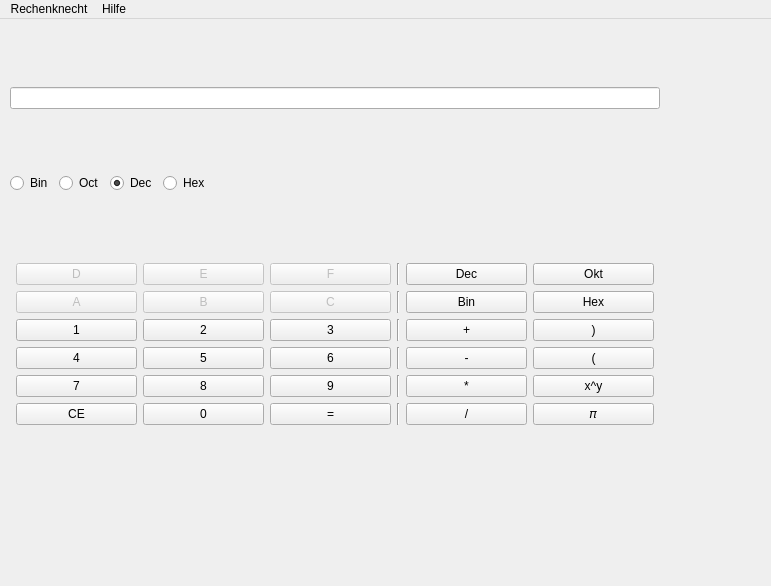
<?xml version="1.0" encoding="UTF-8"?>
<ui version="4.0">
 <class>MainWindow</class>
 <widget class="QMainWindow" name="MainWindow">
  <property name="geometry">
   <rect>
    <x>0</x>
    <y>0</y>
    <width>771</width>
    <height>586</height>
   </rect>
  </property>
  <property name="windowTitle">
   <string>MainWindow</string>
  </property>
  <widget class="QWidget" name="centralwidget">
   <widget class="QWidget" name="verticalLayoutWidget">
    <property name="enabled">
     <bool>true</bool>
    </property>
    <property name="geometry">
     <rect>
      <x>10</x>
      <y>10</y>
      <width>650</width>
      <height>461</height>
     </rect>
    </property>
    <layout class="QVBoxLayout" name="verticalLayout">
     <item>
      <widget class="QLineEdit" name="lineEdit">
       <property name="alignment">
        <set>Qt::AlignRight|Qt::AlignTrailing|Qt::AlignVCenter</set>
       </property>
       <property name="clearButtonEnabled">
        <bool>true</bool>
       </property>
      </widget>
     </item>
     <item>
      <layout class="QHBoxLayout" name="horizontalLayout">
       <item>
        <widget class="QRadioButton" name="radioButton_bin">
         <property name="text">
          <string>Bin</string>
         </property>
        </widget>
       </item>
       <item>
        <widget class="QRadioButton" name="radioButton_oct">
         <property name="text">
          <string>Oct</string>
         </property>
        </widget>
       </item>
       <item>
        <widget class="QRadioButton" name="radioButton_dec">
         <property name="text">
          <string>Dec</string>
         </property>
         <property name="checked">
          <bool>true</bool>
         </property>
        </widget>
       </item>
       <item>
        <widget class="QRadioButton" name="radioButton_hex">
         <property name="text">
          <string>Hex</string>
         </property>
        </widget>
       </item>
       <item>
        <spacer name="horizontalSpacer">
         <property name="orientation">
          <enum>Qt::Horizontal</enum>
         </property>
         <property name="sizeHint" stdset="0">
          <size>
           <width>40</width>
           <height>20</height>
          </size>
         </property>
        </spacer>
       </item>
      </layout>
     </item>
     <item>
      <layout class="QGridLayout" name="gridLayout">
       <property name="leftMargin">
        <number>6</number>
       </property>
       <property name="topMargin">
        <number>6</number>
       </property>
       <property name="rightMargin">
        <number>6</number>
       </property>
       <property name="bottomMargin">
        <number>6</number>
       </property>
       <item row="2" column="2">
        <widget class="QPushButton" name="pushButton_B">
         <property name="enabled">
          <bool>false</bool>
         </property>
         <property name="text">
          <string>B</string>
         </property>
        </widget>
       </item>
       <item row="3" column="5">
        <widget class="QPushButton" name="pushButton_plus">
         <property name="enabled">
          <bool>true</bool>
         </property>
         <property name="text">
          <string>+</string>
         </property>
        </widget>
       </item>
       <item row="6" column="5">
        <widget class="QPushButton" name="pushButton_division">
         <property name="enabled">
          <bool>true</bool>
         </property>
         <property name="text">
          <string>/</string>
         </property>
        </widget>
       </item>
       <item row="2" column="6">
        <widget class="QPushButton" name="pushButton_13">
         <property name="enabled">
          <bool>true</bool>
         </property>
         <property name="text">
          <string>Hex</string>
         </property>
        </widget>
       </item>
       <item row="0" column="3">
        <widget class="QPushButton" name="pushButton_F">
         <property name="enabled">
          <bool>false</bool>
         </property>
         <property name="text">
          <string>F</string>
         </property>
        </widget>
       </item>
       <item row="3" column="3">
        <widget class="QPushButton" name="pushButton_3">
         <property name="enabled">
          <bool>true</bool>
         </property>
         <property name="text">
          <string>3</string>
         </property>
        </widget>
       </item>
       <item row="5" column="3">
        <widget class="QPushButton" name="pushButton_9">
         <property name="enabled">
          <bool>true</bool>
         </property>
         <property name="text">
          <string>9</string>
         </property>
        </widget>
       </item>
       <item row="2" column="3">
        <widget class="QPushButton" name="pushButton_C">
         <property name="enabled">
          <bool>false</bool>
         </property>
         <property name="text">
          <string>C</string>
         </property>
        </widget>
       </item>
       <item row="0" column="5">
        <widget class="QPushButton" name="pushButton_17">
         <property name="enabled">
          <bool>true</bool>
         </property>
         <property name="text">
          <string>Dec</string>
         </property>
        </widget>
       </item>
       <item row="6" column="3">
        <widget class="QPushButton" name="pushButton_equal">
         <property name="enabled">
          <bool>true</bool>
         </property>
         <property name="text">
          <string>=</string>
         </property>
        </widget>
       </item>
       <item row="2" column="0">
        <widget class="QPushButton" name="pushButton_A">
         <property name="enabled">
          <bool>false</bool>
         </property>
         <property name="text">
          <string>A</string>
         </property>
        </widget>
       </item>
       <item row="5" column="0">
        <widget class="QPushButton" name="pushButton_7">
         <property name="enabled">
          <bool>true</bool>
         </property>
         <property name="text">
          <string>7</string>
         </property>
        </widget>
       </item>
       <item row="6" column="6">
        <widget class="QPushButton" name="pushButton_pi">
         <property name="enabled">
          <bool>true</bool>
         </property>
         <property name="text">
          <string>𝜋</string>
         </property>
        </widget>
       </item>
       <item row="3" column="6">
        <widget class="QPushButton" name="pushButton_right_bracket">
         <property name="enabled">
          <bool>true</bool>
         </property>
         <property name="text">
          <string>)</string>
         </property>
        </widget>
       </item>
       <item row="6" column="2">
        <widget class="QPushButton" name="pushButton_0">
         <property name="enabled">
          <bool>true</bool>
         </property>
         <property name="text">
          <string>0</string>
         </property>
        </widget>
       </item>
       <item row="5" column="6">
        <widget class="QPushButton" name="pushButton_sqrt">
         <property name="enabled">
          <bool>true</bool>
         </property>
         <property name="text">
          <string>x^y</string>
         </property>
        </widget>
       </item>
       <item row="5" column="2">
        <widget class="QPushButton" name="pushButton_8">
         <property name="enabled">
          <bool>true</bool>
         </property>
         <property name="text">
          <string>8</string>
         </property>
        </widget>
       </item>
       <item row="0" column="6">
        <widget class="QPushButton" name="pushButton_18">
         <property name="enabled">
          <bool>true</bool>
         </property>
         <property name="text">
          <string>Okt</string>
         </property>
        </widget>
       </item>
       <item row="4" column="3">
        <widget class="QPushButton" name="pushButton_6">
         <property name="enabled">
          <bool>true</bool>
         </property>
         <property name="text">
          <string>6</string>
         </property>
        </widget>
       </item>
       <item row="3" column="0">
        <widget class="QPushButton" name="pushButton_1">
         <property name="enabled">
          <bool>true</bool>
         </property>
         <property name="text">
          <string>1</string>
         </property>
        </widget>
       </item>
       <item row="4" column="0">
        <widget class="QPushButton" name="pushButton_4">
         <property name="enabled">
          <bool>true</bool>
         </property>
         <property name="text">
          <string>4</string>
         </property>
        </widget>
       </item>
       <item row="5" column="5">
        <widget class="QPushButton" name="pushButton_multiplication">
         <property name="enabled">
          <bool>true</bool>
         </property>
         <property name="text">
          <string>*</string>
         </property>
        </widget>
       </item>
       <item row="3" column="2">
        <widget class="QPushButton" name="pushButton_2">
         <property name="enabled">
          <bool>true</bool>
         </property>
         <property name="text">
          <string>2</string>
         </property>
        </widget>
       </item>
       <item row="2" column="5">
        <widget class="QPushButton" name="pushButton_12">
         <property name="enabled">
          <bool>true</bool>
         </property>
         <property name="text">
          <string>Bin</string>
         </property>
        </widget>
       </item>
       <item row="0" column="0">
        <widget class="QPushButton" name="pushButton_D">
         <property name="enabled">
          <bool>false</bool>
         </property>
         <property name="text">
          <string>D</string>
         </property>
        </widget>
       </item>
       <item row="0" column="2">
        <widget class="QPushButton" name="pushButton_E">
         <property name="enabled">
          <bool>false</bool>
         </property>
         <property name="text">
          <string>E</string>
         </property>
        </widget>
       </item>
       <item row="6" column="0">
        <widget class="QPushButton" name="pushButton_clear">
         <property name="enabled">
          <bool>true</bool>
         </property>
         <property name="text">
          <string>CE</string>
         </property>
        </widget>
       </item>
       <item row="4" column="5">
        <widget class="QPushButton" name="pushButton_minus">
         <property name="enabled">
          <bool>true</bool>
         </property>
         <property name="text">
          <string>-</string>
         </property>
        </widget>
       </item>
       <item row="4" column="6">
        <widget class="QPushButton" name="pushButton_left_bracket">
         <property name="enabled">
          <bool>true</bool>
         </property>
         <property name="text">
          <string>(</string>
         </property>
        </widget>
       </item>
       <item row="4" column="2">
        <widget class="QPushButton" name="pushButton_5">
         <property name="enabled">
          <bool>true</bool>
         </property>
         <property name="text">
          <string>5</string>
         </property>
        </widget>
       </item>
       <item row="0" column="4">
        <widget class="Line" name="line">
         <property name="enabled">
          <bool>true</bool>
         </property>
         <property name="orientation">
          <enum>Qt::Vertical</enum>
         </property>
        </widget>
       </item>
       <item row="2" column="4">
        <widget class="Line" name="line_2">
         <property name="enabled">
          <bool>true</bool>
         </property>
         <property name="orientation">
          <enum>Qt::Vertical</enum>
         </property>
        </widget>
       </item>
       <item row="3" column="4">
        <widget class="Line" name="line_3">
         <property name="enabled">
          <bool>true</bool>
         </property>
         <property name="orientation">
          <enum>Qt::Vertical</enum>
         </property>
        </widget>
       </item>
       <item row="4" column="4">
        <widget class="Line" name="line_4">
         <property name="enabled">
          <bool>true</bool>
         </property>
         <property name="orientation">
          <enum>Qt::Vertical</enum>
         </property>
        </widget>
       </item>
       <item row="5" column="4">
        <widget class="Line" name="line_5">
         <property name="enabled">
          <bool>true</bool>
         </property>
         <property name="orientation">
          <enum>Qt::Vertical</enum>
         </property>
        </widget>
       </item>
       <item row="6" column="4">
        <widget class="Line" name="line_6">
         <property name="enabled">
          <bool>true</bool>
         </property>
         <property name="orientation">
          <enum>Qt::Vertical</enum>
         </property>
        </widget>
       </item>
      </layout>
     </item>
    </layout>
   </widget>
  </widget>
  <widget class="QMenuBar" name="menubar">
   <property name="geometry">
    <rect>
     <x>0</x>
     <y>0</y>
     <width>771</width>
     <height>21</height>
    </rect>
   </property>
   <widget class="QMenu" name="Rechenknecht">
    <property name="title">
     <string>Rechenknecht</string>
    </property>
    <addaction name="Beenden"/>
   </widget>
   <widget class="QMenu" name="menuHilfe">
    <property name="title">
     <string>Hilfe</string>
    </property>
    <addaction name="actionInfo"/>
    <addaction name="actionEntwickler_kontaktieren"/>
   </widget>
   <addaction name="Rechenknecht"/>
   <addaction name="menuHilfe"/>
  </widget>
  <action name="Beenden">
   <property name="text">
    <string>Beenden</string>
   </property>
   <property name="shortcut">
    <string>Ctrl+Q</string>
   </property>
  </action>
  <action name="actionInfo">
   <property name="text">
    <string>Info</string>
   </property>
  </action>
  <action name="actionEntwickler_kontaktieren">
   <property name="text">
    <string>Entwickler kontaktieren</string>
   </property>
  </action>
 </widget>
 <tabstops>
  <tabstop>pushButton_1</tabstop>
  <tabstop>pushButton_2</tabstop>
  <tabstop>pushButton_3</tabstop>
  <tabstop>pushButton_4</tabstop>
  <tabstop>pushButton_5</tabstop>
  <tabstop>pushButton_6</tabstop>
  <tabstop>pushButton_7</tabstop>
  <tabstop>pushButton_8</tabstop>
  <tabstop>pushButton_9</tabstop>
  <tabstop>pushButton_0</tabstop>
  <tabstop>pushButton_equal</tabstop>
  <tabstop>pushButton_clear</tabstop>
  <tabstop>pushButton_plus</tabstop>
  <tabstop>pushButton_right_bracket</tabstop>
  <tabstop>pushButton_minus</tabstop>
  <tabstop>pushButton_left_bracket</tabstop>
  <tabstop>pushButton_multiplication</tabstop>
  <tabstop>pushButton_sqrt</tabstop>
  <tabstop>pushButton_division</tabstop>
  <tabstop>pushButton_pi</tabstop>
 </tabstops>
 <resources/>
 <connections/>
</ui>
